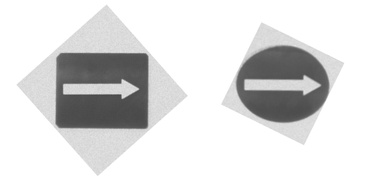
#> input picture Lab/lab_6 Robot Vision 1 Image Processing/lab6pkg_improc/img/template.jpg, 365 x 180 px, shrunk from 497 x 245 before the run, found by its file name
$ python lab6_img.py   (older library calls are emulated)
#> lines starting #> are read from the running program, lines starting #| are printed output that depends on the picture; after the words box and inside, x2 and y2 are one past the last pixel; in counts of white or black regions, pixels touching at a corner belong together
#!/usr/bin/env python

'''

lab6pkg_improc/lab6_img.py

@brief: image processing for lab6, including template matching, image filtering, edge detection, contour detection, etc.
@author: Songjie Xiao
@date: Monday 2023/3/20

'''

#########################################################################
#
#  Lab 6-Image Processing
#  Main task is to pick and place all the blocks to your destination.
#  Camera is used to detect blocks. With image processing methods,
#  robot is able to know the position, shape and orientation of the blocks.
#  Since block's position is based on image coordinate, what we should do
#  is to transform it into robot coordinate.
#
#  In this lab, you only need to complete the image processing part.
#
#########################################################################

import cv2
import numpy as np

class ImageProcess():
    def __init__(self):

        self.contours_elip = []
        self.contours_rect = []

    def template_process(self, img_path):

        # read image from img_path
#> called with img_path = '../img/template.jpg'
        img_temp = cv2.imread(img_path)
#> img_temp is the input picture: shape (180, 365, 3); min 69, max 255, mean 220.1

        if img_temp is None:
            print('Template Image is None, Please check image path!')
            return

        img_copy = img_temp.copy()

        # Bilateral Filter smooths images while preserving edges,
        # by means of a nonlinear combination of nearby image values.
        # cv2.bilateralFilter(src, d, sigmaColor, sigmaSpace)
        # d - Diameter of each pixel neighborhood that is used during filtering.
        img_blur = cv2.bilateralFilter(img_copy, 19, 130, 30)

        # cv2.medianBlur() is used to reduce noise in the image
        img_blur = cv2.medianBlur(img_blur, 9)

        # cv2.cvtColor() is used to convert the image to grayscale
        img_gray = cv2.cvtColor(img_blur, cv2.COLOR_BGR2GRAY)

        # cv2.Sobel() is used to find the gradient of the image
        x_grid = cv2.Sobel(img_gray, cv2.CV_16SC1, 1, 0)
        y_grid = cv2.Sobel(img_gray, cv2.CV_16SC1, 0, 1)
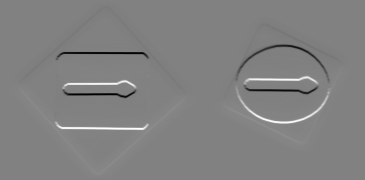
#> y_grid: shape (180, 365) int16; min -528, max 508, mean 0; drawn with min black and max white
        # cv2.Canny() is used to find the edges of the image
        img_canny = cv2.Canny(x_grid, y_grid, 30, 220)
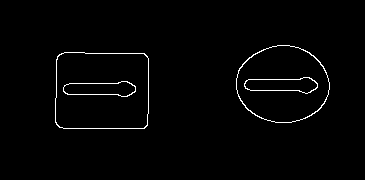
#> img_canny: shape (180, 365); 1.5% white in thin lines or dots, all inside (x1, y1, x2, y2) = (55, 45, 330, 129)

        # split image into two parts, rectangle and ellipse
        weight, height = img_canny.shape
#> weight = 180; height = 365
        img_rect = img_canny[:, :weight]
#> img_rect: shape (180, 180); 1.5% white in thin lines or dots, all inside (x1, y1, x2, y2) = (55, 52, 149, 129)
        img_elip = img_canny[:, weight:]
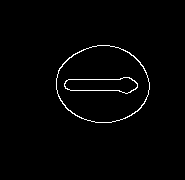
#> img_elip: shape (180, 185); 1.5% white in thin lines or dots, all inside (x1, y1, x2, y2) = (56, 45, 150, 123)

        # cv2.findContours to find contour
        # variable contours_1 stores all contours, each of which is composed of a series of pixel point
        # For example: len(contours) contours[0]
        # rectangle
        self.contours_rect, hierarchy = cv2.findContours(img_rect, cv2.RETR_TREE, cv2.CHAIN_APPROX_SIMPLE)
#> self.contours_rect = 4 contours; box (x1, y1, x2, y2) and area: (55, 52, 149, 129) 6896, (55, 52, 149, 129) 6880, (63, 81, 136, 97) 802, (63, 81, 136, 97) 785
        # elipse
        self.contours_elip, hierarchy = cv2.findContours(img_elip, cv2.RETR_TREE, cv2.CHAIN_APPROX_SIMPLE)
#> self.contours_elip = 4 contours; box (x1, y1, x2, y2) and area: (56, 45, 150, 123) 5604, (56, 45, 150, 123) 5530, (64, 77, 138, 94) 816, (64, 77, 138, 94) 798

        # [10 lines of commented-out code are left out]

    def image_process(self, img_path):

        # read image from img_path
#> called with img_path = '../img/img_cali_1.bmp'
        img_src = cv2.imread(img_path)
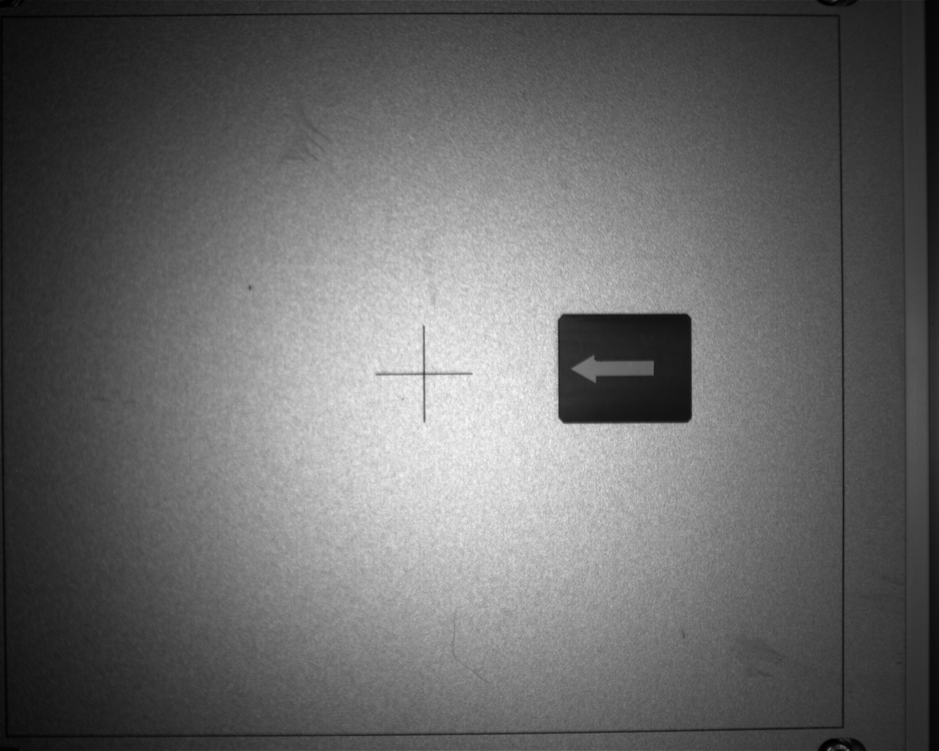
#> input picture Lab/lab_6 Robot Vision 1 Image Processing/lab6pkg_improc/img/img_cali_1.bmp, 939 x 751 px, shrunk from 1280 x 1024 before the run, found by its file name
#> img_src is the input picture: shape (751, 939, 3); min 0, max 248, mean 103.2

        if img_src is None:
            print('Source Image is None, Please check image path!')
            return

        img_copy = img_src.copy()

        ############## Your Code Start Here ##############
        # TODO: image process including filtering, edge detection, contour detection and so on.

        # Important: check contours and make sure the contour is available.
        # For one block, there will be 4 contours, 2 for rectangle or ellipse outside and 2 for arrow inside.
        # For one rectangle edge, there will be 2 contours in image resolution.
        # Tips: use cv2.contourArea(contour) as thres hold to filter out the contour.

        img_blur = cv2.bilateralFilter(img_copy, 19, 130, 30)
#> img_blur: shape (751, 939, 3)
        img_blur = cv2.medianBlur(img_blur, 9)
        img_gray = cv2.cvtColor(img_blur, cv2.COLOR_BGR2GRAY)
#> img_gray: shape (751, 939)
        x_grid = cv2.Sobel(img_gray, cv2.CV_16SC1, 1, 0)
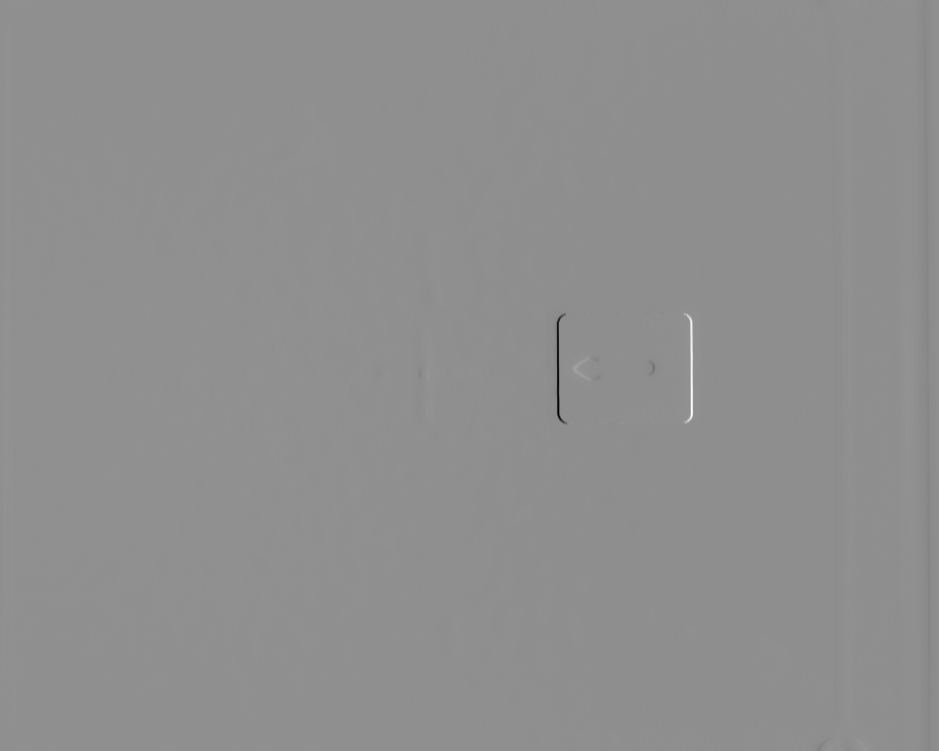
#> x_grid: shape (751, 939) int16; min -597, max 466, mean 0; drawn with min black and max white
        y_grid = cv2.Sobel(img_gray, cv2.CV_16SC1, 0, 1)
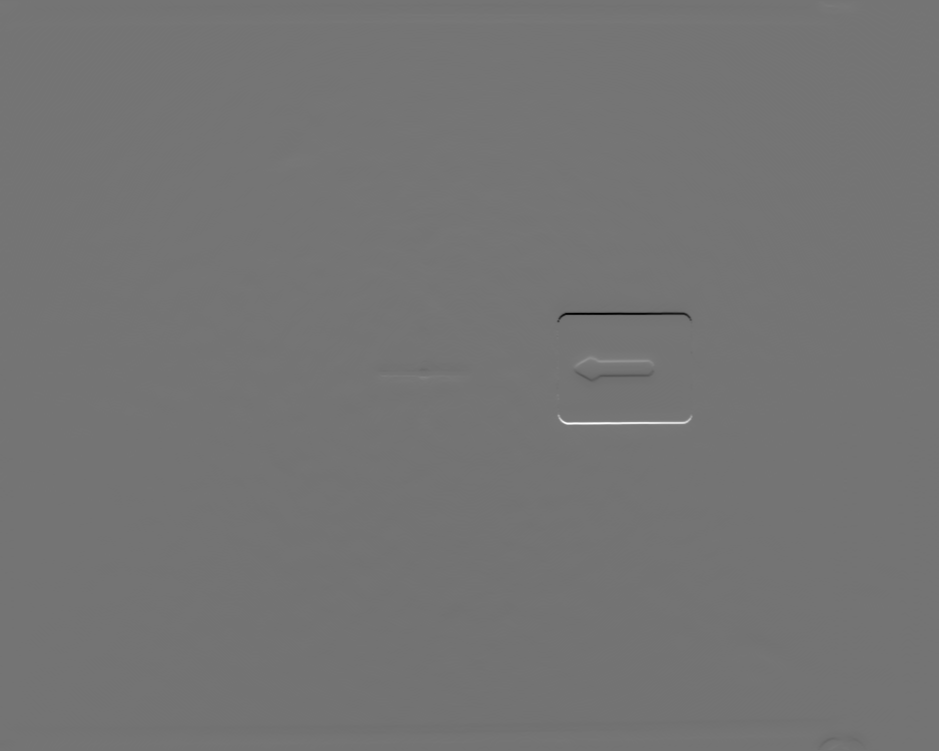
#> y_grid: shape (751, 939) int16; min -488, max 579, mean 0.2; drawn with min black and max white
        img_canny = cv2.Canny(x_grid, y_grid, 30, 200)
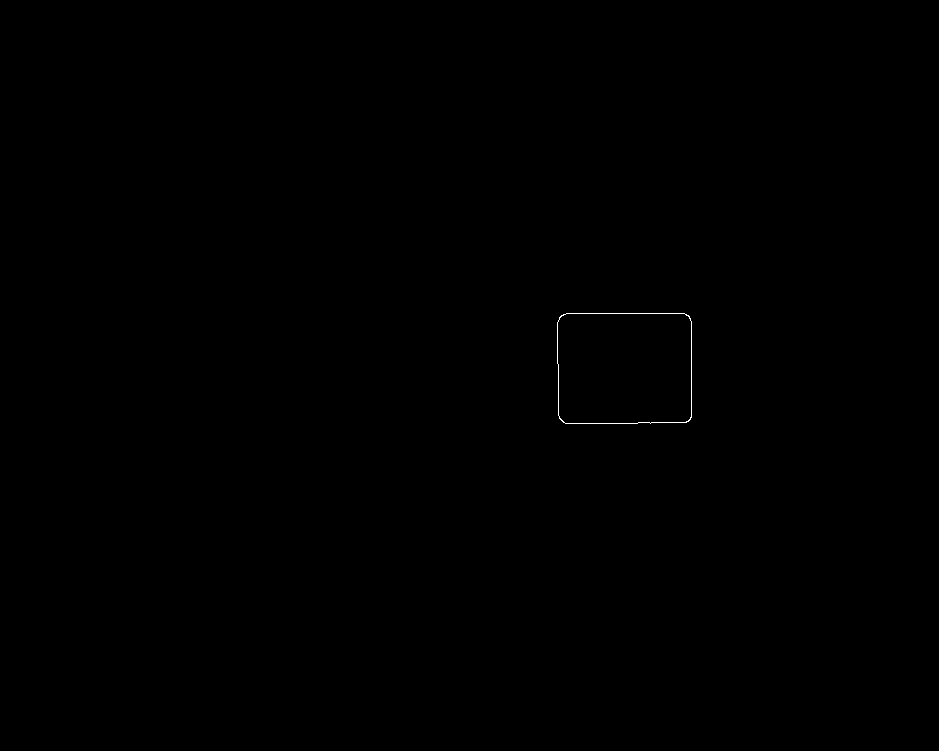
#> img_canny: shape (751, 939); 0.07% white in thin lines or dots, all inside (x1, y1, x2, y2) = (557, 313, 692, 424)

        _contours, hierarchy = cv2.findContours(img_canny, cv2.RETR_TREE, cv2.CHAIN_APPROX_SIMPLE)

        print(_contours)
#> (printed output is left out)
        threshold = 22
        contours = []
        for cnt in _contours:
            area = cv2.contourArea(cnt)
            print(area)
            if area > threshold:
                contours.append(cnt)
#> this loop made 2 passes
#> area on passes 1 to 2: 14550.5, 14534.5
#| 14550.5
#| 14534.5
#> after the loop, contours = 2 contours; box (x1, y1, x2, y2) and area: (557, 313, 692, 424) 14550, (557, 313, 692, 424) 14534

        ############### Your Code End Here ###############

        # length of contours equals to 4 times the number of blocks
        print("length of contours: ", len(contours))
#| length of contours:  2

        ############## Your Code Start Here ##############
        # TODO: compute the center of contour and the angle of arrow,
        # as well as match shapes of your block
        center_value = []
        shape = [] # 0 represents rectangle while 1 represents ellipse
        theta = []
        for i in range(len(contours) // 2):
            if i % 2 == 0:# Even
                ############## Your Code Start Here ##############
                # TODO: compute the center of external contour (rectangle/ellipse) and match shapes of your block
                # Tips: ret = cv2.matchShapes(contour1, contour2, 1, 0.0)

                # cv2.circle(draw_img, (int(center_x), int(center_y)), 7, [0,0,255], -1)

                rect_likelihood = cv2.matchShapes(contours[i],self.contours_rect, 1, 0.0)
                elip_likelihood = cv2.matchShapes(contours[i],self.contours_elip, 1, 0.0)
                if rect_likelihood < elip_likelihood:
                    shape.append(0)
                else:
                    shape.append(1)

                N = cv2.moments(contours[i * 2]) # TODO
                x = int(N["m10"] / N["m00"])
                y = int(N["m01"] / N["m00"])
                cv2.circle(img_copy, (int(x), int(y)), 7, [0,0,255], -1)
                center_value.append([x,y])
                ############### Your Code End Here ###############

            else:
                # compute the center of internal contour (arrow) and compute the angle of arrow
                N = cv2.moments(contours[i * 2])
                _center_x = int(N["m10"] / N["m00"])
                _center_y = int(N["m01"] / N["m00"])
                # draw a circle on the center point
                cv2.circle(img_copy, (int(_center_x), int(_center_y)), 7, [0,255,0], -1)

                ############## Your Code Start Here ##############
                # TODO: compute the angle of arrow
                # Tips: compute the distance between center point of external contour and every point of internal contour,
                # find the furthest point, then you can compute the angle.

                x, y = center_value[i-1]
                theta_tmp = np.arctan(_center_y - y, _center_x - x)


                cv2.line(img_copy, (_center_x, _center_y), (x, y), (128, 0, 0), 2)

                theta.append(theta_tmp)
#> this loop made 1 pass
#> after the loop, center_value = []; shape = []; theta = []


                ############### Your Code End Here ###############

        cv2.imshow('image with center and orientation', img_copy)
        cv2.waitKey()
        cv2.destroyAllWindows()

        return center_value, shape, theta

def main():

    # init image path
    # template image for template matching of rectangle and ellipse
    path_template = "../img/template.jpg"
    # two calibrattoion images to calculate the image coordinate
    # with corresponding image coordinate and robot coordinate,
    # a linear transformation between image coordinate and robot coordinate can be computed
    path_img_cali1 = '../img/img_cali_1.bmp'
    path_img_cali2 = '../img/img_cali_2.bmp'
    # snapshot image saved by your camera
    path_img_snap = '../img/img_snap.bmp'

    # init ImageProcess class
    img_process = ImageProcess()

    # template process to get the contour of rectangle and ellipse
    img_process.template_process(path_template)
    print("finished template")
    # image process for calibration images to get the position of blocks
    center_cali1, shape_cali1, theta_cali1 = img_process.image_process(path_img_cali1)
    print("finished 1")


    center_cali2, shape_cali2, theta_cali2 = img_process.image_process(path_img_cali2)
    print("finished 2")

    # image process to get the shape, position and orientation of blocks
    center_snap, shape_snap, theta_snap = img_process.image_process(path_img_snap)
    print("finished many")

if __name__ == '__main__':

#> (the run stopped early here; a loop or call above may not have finished)
